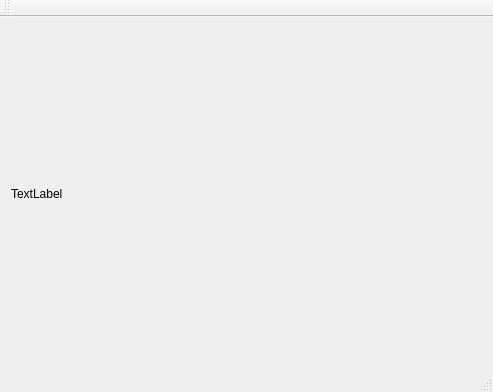
<?xml version="1.0" encoding="UTF-8"?>
<ui version="4.0">
 <class>MainWindow</class>
 <widget class="QMainWindow" name="MainWindow">
  <property name="geometry">
   <rect>
    <x>0</x>
    <y>0</y>
    <width>493</width>
    <height>392</height>
   </rect>
  </property>
  <property name="windowTitle">
   <string>MainWindow</string>
  </property>
  <widget class="QWidget" name="centralWidget">
   <layout class="QGridLayout" name="gridLayout">
    <item row="0" column="0">
     <widget class="ImageView" name="label">
      <property name="text">
       <string>TextLabel</string>
      </property>
      <property name="scaledContents">
       <bool>true</bool>
      </property>
     </widget>
    </item>
   </layout>
  </widget>
  <widget class="QMenuBar" name="menuBar">
   <property name="geometry">
    <rect>
     <x>0</x>
     <y>0</y>
     <width>493</width>
     <height>21</height>
    </rect>
   </property>
  </widget>
  <widget class="QToolBar" name="mainToolBar">
   <attribute name="toolBarArea">
    <enum>TopToolBarArea</enum>
   </attribute>
   <attribute name="toolBarBreak">
    <bool>false</bool>
   </attribute>
  </widget>
  <widget class="QStatusBar" name="statusBar"/>
 </widget>
 <layoutdefault spacing="6" margin="11"/>
 <customwidgets>
  <customwidget>
   <class>ImageView</class>
   <extends>QLabel</extends>
   <header>imageview.h</header>
  </customwidget>
 </customwidgets>
 <resources/>
 <connections/>
</ui>
